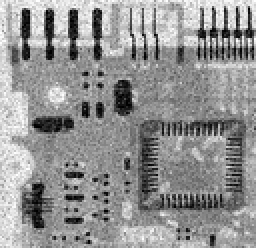
%> input picture pset4/Project 5.5/circuitboard-saltandpep.tif, 128 x 124 px, shrunk from 464 x 448 before the run (shown 2 times larger)
$ octave project5_5_f.m   (GNU Octave 9; MATLAB toolbox functions it lacks are replaced by stand-ins)
%> lines starting %> are read from the running program, lines starting %| are printed output that depends on the picture
### pset4/Project 5.5/medianFilter4e.m
function f_hat = medianFilter4e(g, m, n)
fun = @(x) median(x(:));
f_hat = nlfilter(g, [m, n], fun);

### pset4/Project 5.5/project5_5_f.m
img = imread('circuitboard-saltandpep.tif');
%> img is the input picture: size 124x128 uint8; min 0, max 255, mean 146.3
subplot(2,2,1);imshow(img,[]);title('a');
img = medianFilter4e(img, 3, 3);
%> in medianFilter4e, `f_hat = nlfilter(g, [m, n], fun);`:
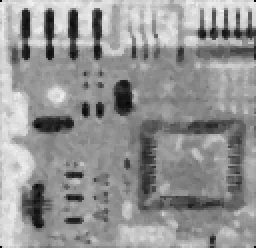
%> f_hat: size 124x128 uint8 (shown 2 times larger); min 0, max 240, mean 147.1
subplot(2,2,2);imshow(img,[]);title('b');
img = medianFilter4e(img, 3, 3);
%> call 2 of medianFilter4e, with m = 3, n = 3
%> in medianFilter4e (call 2), `f_hat = nlfilter(g, [m, n], fun);`:
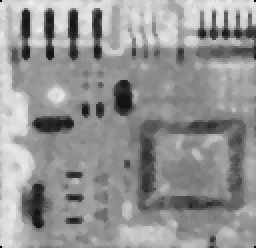
%> f_hat: size 124x128 uint8 (shown 2 times larger); min 0, max 237, mean 147.4
subplot(2,2,3);imshow(img,[]);title('c');
img = medianFilter4e(img, 3, 3);
subplot(2,2,4);imshow(img,[]);title('d');
